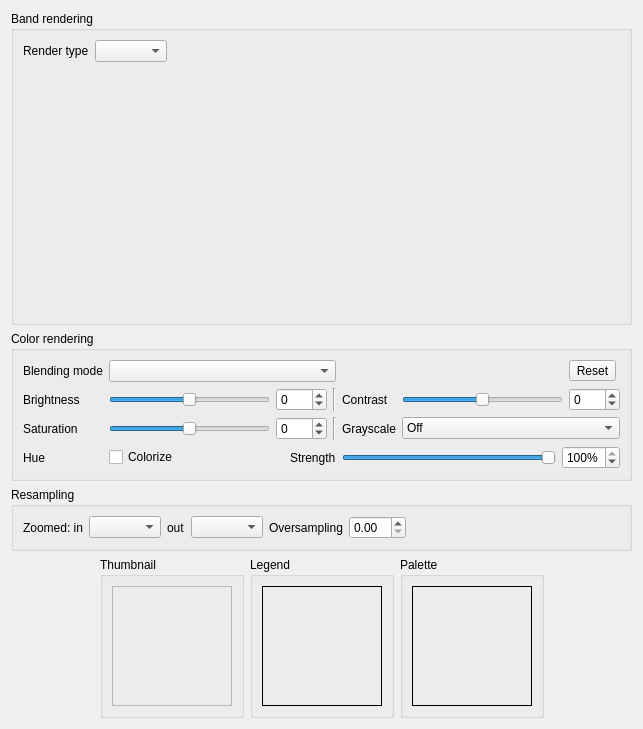
             <widget class="QWidget" name="scrollAreaWidgetContents">
              <property name="geometry">
               <rect>
                <x>0</x>
                <y>0</y>
                <width>643</width>
                <height>729</height>
               </rect>
              </property>
              <layout class="QVBoxLayout" name="verticalLayout_10">
               <item>
                <widget class="QgsCollapsibleGroupBox" name="mBandRenderingGrpBx">
                 <property name="sizePolicy">
                  <sizepolicy hsizetype="Preferred" vsizetype="Preferred">
                   <horstretch>0</horstretch>
                   <verstretch>5</verstretch>
                  </sizepolicy>
                 </property>
                 <property name="title">
                  <string>Band rendering</string>
                 </property>
                 <property name="syncGroup" stdset="0">
                  <string notr="true">rasterstyle</string>
                 </property>
                 <layout class="QGridLayout" name="gridLayout_14">
                  <item row="0" column="0">
                   <layout class="QHBoxLayout" name="horizontalLayout_2">
                    <property name="rightMargin">
                     <number>0</number>
                    </property>
                    <item>
                     <widget class="QLabel" name="mRenderTypeLabel">
                      <property name="text">
                       <string>Render type</string>
                      </property>
                     </widget>
                    </item>
                    <item>
                     <widget class="QComboBox" name="mRenderTypeComboBox"/>
                    </item>
                    <item>
                     <spacer name="horizontalSpacer_2">
                      <property name="orientation">
                       <enum>Qt::Horizontal</enum>
                      </property>
                      <property name="sizeHint" stdset="0">
                       <size>
                        <width>0</width>
                        <height>10</height>
                       </size>
                      </property>
                     </spacer>
                    </item>
                   </layout>
                  </item>
                  <item row="1" column="0">
                   <widget class="QStackedWidget" name="mRendererStackedWidget"/>
                  </item>
                 </layout>
                </widget>
               </item>
               <item>
                <widget class="QgsCollapsibleGroupBox" name="mColorRenderingGrpBox">
                 <property name="title">
                  <string>Color rendering</string>
                 </property>
                 <property name="collapsed" stdset="0">
                  <bool>false</bool>
                 </property>
                 <property name="syncGroup" stdset="0">
                  <string notr="true">rasterstyle</string>
                 </property>
                 <property name="saveCollapsedState" stdset="0">
                  <bool>true</bool>
                 </property>
                 <layout class="QGridLayout" name="gridLayout_2">
                  <item row="2" column="0">
                   <widget class="QLabel" name="labelSaturation">
                    <property name="text">
                     <string>Saturation</string>
                    </property>
                   </widget>
                  </item>
                  <item row="3" column="0">
                   <widget class="QLabel" name="label_3">
                    <property name="text">
                     <string>Hue</string>
                    </property>
                   </widget>
                  </item>
                  <item row="2" column="1">
                   <widget class="QSlider" name="sliderSaturation">
                    <property name="sizePolicy">
                     <sizepolicy hsizetype="Expanding" vsizetype="Fixed">
                      <horstretch>0</horstretch>
                      <verstretch>0</verstretch>
                     </sizepolicy>
                    </property>
                    <property name="minimumSize">
                     <size>
                      <width>75</width>
                      <height>0</height>
                     </size>
                    </property>
                    <property name="minimum">
                     <number>-100</number>
                    </property>
                    <property name="maximum">
                     <number>100</number>
                    </property>
                    <property name="orientation">
                     <enum>Qt::Horizontal</enum>
                    </property>
                   </widget>
                  </item>
                  <item row="0" column="0">
                   <widget class="QLabel" name="mBlendTypeLabel">
                    <property name="text">
                     <string>Blending mode</string>
                    </property>
                   </widget>
                  </item>
                  <item row="1" column="0">
                   <widget class="QLabel" name="label_2">
                    <property name="text">
                     <string>Brightness</string>
                    </property>
                   </widget>
                  </item>
                  <item row="1" column="1">
                   <widget class="QSlider" name="mSliderBrightness">
                    <property name="minimumSize">
                     <size>
                      <width>75</width>
                      <height>0</height>
                     </size>
                    </property>
                    <property name="minimum">
                     <number>-255</number>
                    </property>
                    <property name="maximum">
                     <number>255</number>
                    </property>
                    <property name="orientation">
                     <enum>Qt::Horizontal</enum>
                    </property>
                    <property name="tickPosition">
                     <enum>QSlider::NoTicks</enum>
                    </property>
                    <property name="tickInterval">
                     <number>0</number>
                    </property>
                   </widget>
                  </item>
                  <item row="1" column="2">
                   <widget class="QSpinBox" name="mBrightnessSpinBox">
                    <property name="minimum">
                     <number>-255</number>
                    </property>
                    <property name="maximum">
                     <number>255</number>
                    </property>
                   </widget>
                  </item>
                  <item row="1" column="5">
                   <widget class="QSlider" name="mSliderContrast">
                    <property name="minimumSize">
                     <size>
                      <width>75</width>
                      <height>0</height>
                     </size>
                    </property>
                    <property name="minimum">
                     <number>-100</number>
                    </property>
                    <property name="maximum">
                     <number>100</number>
                    </property>
                    <property name="singleStep">
                     <number>1</number>
                    </property>
                    <property name="orientation">
                     <enum>Qt::Horizontal</enum>
                    </property>
                   </widget>
                  </item>
                  <item row="1" column="4">
                   <widget class="QLabel" name="label_5">
                    <property name="text">
                     <string>Contrast</string>
                    </property>
                   </widget>
                  </item>
                  <item row="1" column="6">
                   <widget class="QSpinBox" name="mContrastSpinBox">
                    <property name="minimum">
                     <number>-100</number>
                    </property>
                    <property name="maximum">
                     <number>100</number>
                    </property>
                   </widget>
                  </item>
                  <item row="2" column="3">
                   <widget class="Line" name="line_2">
                    <property name="orientation">
                     <enum>Qt::Vertical</enum>
                    </property>
                   </widget>
                  </item>
                  <item row="1" column="3">
                   <widget class="Line" name="line">
                    <property name="orientation">
                     <enum>Qt::Vertical</enum>
                    </property>
                   </widget>
                  </item>
                  <item row="2" column="4">
                   <widget class="QLabel" name="labelGrayscale">
                    <property name="text">
                     <string>Grayscale</string>
                    </property>
                   </widget>
                  </item>
                  <item row="2" column="2">
                   <widget class="QSpinBox" name="spinBoxSaturation">
                    <property name="minimum">
                     <number>-100</number>
                    </property>
                    <property name="maximum">
                     <number>100</number>
                    </property>
                    <property name="value">
                     <number>0</number>
                    </property>
                    <property name="decimals" stdset="0">
                     <number>0</number>
                    </property>
                   </widget>
                  </item>
                  <item row="3" column="1" colspan="6">
                   <layout class="QHBoxLayout" name="horizontalLayout_12">
                    <item>
                     <widget class="QCheckBox" name="mColorizeCheck">
                      <property name="text">
                       <string>Colorize</string>
                      </property>
                     </widget>
                    </item>
                    <item>
                     <widget class="QgsColorButton" name="btnColorizeColor">
                      <property name="minimumSize">
                       <size>
                        <width>100</width>
                        <height>0</height>
                       </size>
                      </property>
                      <property name="maximumSize">
                       <size>
                        <width>100</width>
                        <height>16777215</height>
                       </size>
                      </property>
                      <property name="text" stdset="0">
                       <string/>
                      </property>
                     </widget>
                    </item>
                    <item>
                     <widget class="QLabel" name="labelColorizeStrength">
                      <property name="text">
                       <string>Strength</string>
                      </property>
                     </widget>
                    </item>
                    <item>
                     <widget class="QSlider" name="sliderColorizeStrength">
                      <property name="maximum">
                       <number>100</number>
                      </property>
                      <property name="value">
                       <number>100</number>
                      </property>
                      <property name="orientation">
                       <enum>Qt::Horizontal</enum>
                      </property>
                     </widget>
                    </item>
                    <item>
                     <widget class="QSpinBox" name="spinColorizeStrength">
                      <property name="suffix">
                       <string>%</string>
                      </property>
                      <property name="minimum">
                       <number>0</number>
                      </property>
                      <property name="maximum">
                       <number>100</number>
                      </property>
                      <property name="value">
                       <number>100</number>
                      </property>
                     </widget>
                    </item>
                   </layout>
                  </item>
                  <item row="0" column="1" colspan="3">
                   <widget class="QgsBlendModeComboBox" name="mBlendModeComboBox">
                    <property name="minimumSize">
                     <size>
                      <width>0</width>
                      <height>0</height>
                     </size>
                    </property>
                   </widget>
                  </item>
                  <item row="0" column="6">
                   <widget class="QToolButton" name="mResetColorRenderingBtn">
                    <property name="toolTip">
                     <string>Reset all color rendering options to default</string>
                    </property>
                    <property name="text">
                     <string>Reset</string>
                    </property>
                    <property name="icon">
                     <iconset resource="../../images/images.qrc">
                      <normaloff>:/images/themes/default/mActionUndo.svg</normaloff>:/images/themes/default/mActionUndo.svg</iconset>
                    </property>
                    <property name="toolButtonStyle">
                     <enum>Qt::ToolButtonTextBesideIcon</enum>
                    </property>
                   </widget>
                  </item>
                  <item row="2" column="5" colspan="2">
                   <widget class="QComboBox" name="comboGrayscale">
                    <item>
                     <property name="text">
                      <string>Off</string>
                     </property>
                    </item>
                    <item>
                     <property name="text">
                      <string>By lightness</string>
                     </property>
                    </item>
                    <item>
                     <property name="text">
                      <string>By luminosity</string>
                     </property>
                    </item>
                    <item>
                     <property name="text">
                      <string>By average</string>
                     </property>
                    </item>
                   </widget>
                  </item>
                 </layout>
                </widget>
               </item>
               <item>
                <widget class="QgsCollapsibleGroupBox" name="mResamplingGroupBox">
                 <property name="title">
                  <string>Resampling</string>
                 </property>
                 <property name="checkable">
                  <bool>false</bool>
                 </property>
                 <property name="collapsed" stdset="0">
                  <bool>false</bool>
                 </property>
                 <property name="syncGroup" stdset="0">
                  <string notr="true">rasterstyle</string>
                 </property>
                 <property name="saveCollapsedState" stdset="0">
                  <bool>true</bool>
                 </property>
                 <layout class="QHBoxLayout" name="horizontalLayout">
                  <item>
                   <widget class="QLabel" name="mZoomedInResamplingLabel">
                    <property name="text">
                     <string>Zoomed: in</string>
                    </property>
                   </widget>
                  </item>
                  <item>
                   <widget class="QComboBox" name="mZoomedInResamplingComboBox"/>
                  </item>
                  <item>
                   <widget class="QLabel" name="mZoomedOutResamplingLabel">
                    <property name="text">
                     <string>out</string>
                    </property>
                   </widget>
                  </item>
                  <item>
                   <widget class="QComboBox" name="mZoomedOutResamplingComboBox"/>
                  </item>
                  <item>
                   <widget class="QLabel" name="mMaximumOversamplingLabel">
                    <property name="text">
                     <string>Oversampling</string>
                    </property>
                   </widget>
                  </item>
                  <item>
                   <widget class="QDoubleSpinBox" name="mMaximumOversamplingSpinBox"/>
                  </item>
                  <item>
                   <spacer name="horizontalSpacer">
                    <property name="orientation">
                     <enum>Qt::Horizontal</enum>
                    </property>
                    <property name="sizeHint" stdset="0">
                     <size>
                      <width>0</width>
                      <height>20</height>
                     </size>
                    </property>
                   </spacer>
                  </item>
                 </layout>
                </widget>
               </item>
               <item>
                <layout class="QHBoxLayout" name="horizontalLayout_10">
                 <item>
                  <spacer name="spacer_2">
                   <property name="orientation">
                    <enum>Qt::Horizontal</enum>
                   </property>
                   <property name="sizeHint" stdset="0">
                    <size>
                     <width>0</width>
                     <height>20</height>
                    </size>
                   </property>
                  </spacer>
                 </item>
                 <item>
                  <widget class="QGroupBox" name="groupBox10">
                   <property name="title">
                    <string>Thumbnail</string>
                   </property>
                   <layout class="QGridLayout" name="_7">
                    <item row="0" column="0">
                     <widget class="QLabel" name="pixmapThumbnail">
                      <property name="minimumSize">
                       <size>
                        <width>120</width>
                        <height>120</height>
                       </size>
                      </property>
                      <property name="maximumSize">
                       <size>
                        <width>120</width>
                        <height>120</height>
                       </size>
                      </property>
                      <property name="frameShape">
                       <enum>QFrame::StyledPanel</enum>
                      </property>
                      <property name="scaledContents">
                       <bool>true</bool>
                      </property>
                     </widget>
                    </item>
                   </layout>
                  </widget>
                 </item>
                 <item>
                  <widget class="QGroupBox" name="groupBox9">
                   <property name="title">
                    <string>Legend</string>
                   </property>
                   <layout class="QGridLayout" name="_8">
                    <item row="0" column="0">
                     <widget class="QLabel" name="pixmapLegend">
                      <property name="minimumSize">
                       <size>
                        <width>120</width>
                        <height>120</height>
                       </size>
                      </property>
                      <property name="maximumSize">
                       <size>
                        <width>120</width>
                        <height>120</height>
                       </size>
                      </property>
                      <property name="frameShape">
                       <enum>QFrame::Box</enum>
                      </property>
                      <property name="scaledContents">
                       <bool>true</bool>
                      </property>
                     </widget>
                    </item>
                   </layout>
                  </widget>
                 </item>
                 <item>
                  <widget class="QGroupBox" name="groupBox8">
                   <property name="title">
                    <string>Palette</string>
                   </property>
                   <layout class="QGridLayout" name="_9">
                    <item row="0" column="0">
                     <widget class="QLabel" name="pixmapPalette">
                      <property name="minimumSize">
                       <size>
                        <width>120</width>
                        <height>120</height>
                       </size>
                      </property>
                      <property name="maximumSize">
                       <size>
                        <width>120</width>
                        <height>120</height>
                       </size>
                      </property>
                      <property name="frameShape">
                       <enum>QFrame::Box</enum>
                      </property>
                      <property name="scaledContents">
                       <bool>true</bool>
                      </property>
                     </widget>
                    </item>
                   </layout>
                  </widget>
                 </item>
                 <item>
                  <spacer name="spacer">
                   <property name="orientation">
                    <enum>Qt::Horizontal</enum>
                   </property>
                   <property name="sizeHint" stdset="0">
                    <size>
                     <width>0</width>
                     <height>20</height>
                    </size>
                   </property>
                  </spacer>
                 </item>
                </layout>
               </item>
               <item>
                <spacer name="verticalSpacer">
                 <property name="orientation">
                  <enum>Qt::Vertical</enum>
                 </property>
                 <property name="sizeHint" stdset="0">
                  <size>
                   <width>20</width>
                   <height>0</height>
                  </size>
                 </property>
                </spacer>
               </item>
              </layout>
             </widget>
